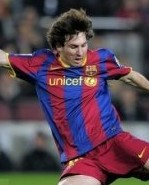
#> input picture 22_Geometric_Transformations/22_Messi.jpg, 149 x 185 px
$ python 22_b_Translation.py
#> lines starting #> are read from the running program, lines starting #| are printed output that depends on the picture
import cv2
import numpy as np

# https://opencv-python-tutroals.readthedocs.io/en/latest/py_tutorials/py_imgproc/py_geometric_transformations/py_geometric_transformations.html

# Translation
"""
Cara memindahkan gambar
"""

img = cv2.imread('22_Messi.jpg',0)
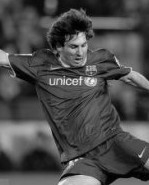
#> img: shape (185, 149); min 0, max 245, mean 75.1
rows, cols = img.shape
#> rows = 185; cols = 149

M = np.float32([[1,0,100],[0,1,50]])
dst = cv2.warpAffine(img,M,(cols,rows))
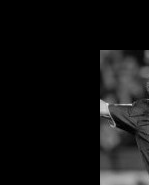
#> dst: shape (185, 149); min 0, max 228, mean 17.8

cv2.imshow('img', dst)

cv2.waitKey(0)
cv2.destroyAllWindows()

$ run again, with 22_Geometric_Transformations/22_sudokusmall.png saved as 22_Geometric_Transformations/22_Messi.jpg
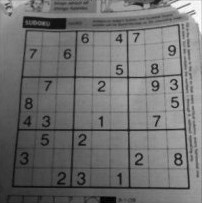
#> input picture 22_Geometric_Transformations/22_sudokusmall.png, 202 x 203 px
#> img is the input picture: shape (203, 202); min 0, max 255, mean 112.3
#> `dst = cv2.warpAffine(img,M,(cols,rows))`:
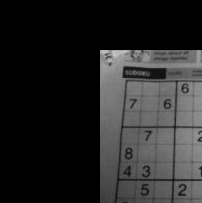
#> dst: shape (203, 202); min 0, max 201, mean 38.2
